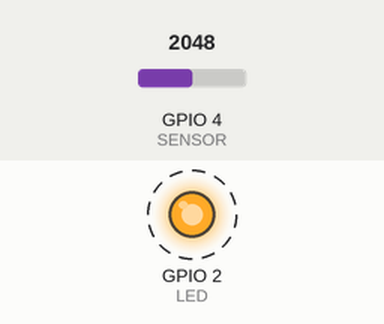
Recording of a sketch running on a simulated ESP32. Parts: output pins drawn as LEDs (lit = HIGH). Dashed ring = blinking. The test bench sets the inputs (shaded band); at power-on: GPIO 4 (SENSOR) = 2048. What the sketch prints to the serial monitor is not drawn.

Above: at 0.2 s.
Timing chart, 0 to 3.0 s (numbered marks = the images above):
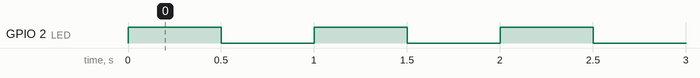

The sketch:

ESP32_MQ_Sensor.ino
```cpp
// (licence header left out)
#define LED 2
#define SENSOR 4
#define DELAY 500

int sensorValue = 0;  // variable to store the value coming from the sensor

void setup() {
  pinMode(LED, OUTPUT);
  Serial.begin(115200);
  Serial.println("Sensor start");
}

void loop() {
  digitalWrite(LED, HIGH);   // turn the LED on (HIGH is the voltage level)
  delay(DELAY);              // wait for a second

  // read the value from the sensor:
  sensorValue = analogRead(SENSOR);
  Serial.print("Value: "); Serial.println(sensorValue);

  digitalWrite(LED, LOW);    // turn the LED off by making the voltage LOW
  delay(DELAY);
}
```

Measured:
- by itself, GPIO 2 (LED): alternates HIGH for 0.50 s and LOW for 0.50 s
